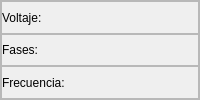
                           <widget class="QFrame" name="frame_19">
                            <property name="maximumSize">
                             <size>
                              <width>200</width>
                              <height>16777215</height>
                             </size>
                            </property>
                            <property name="frameShape">
                             <enum>QFrame::StyledPanel</enum>
                            </property>
                            <property name="frameShadow">
                             <enum>QFrame::Raised</enum>
                            </property>
                            <layout class="QVBoxLayout" name="verticalLayout_51">
                             <property name="spacing">
                              <number>0</number>
                             </property>
                             <property name="leftMargin">
                              <number>0</number>
                             </property>
                             <property name="topMargin">
                              <number>0</number>
                             </property>
                             <property name="rightMargin">
                              <number>0</number>
                             </property>
                             <property name="bottomMargin">
                              <number>0</number>
                             </property>
                             <item>
                              <widget class="QFrame" name="frame_21">
                               <property name="frameShape">
                                <enum>QFrame::StyledPanel</enum>
                               </property>
                               <property name="frameShadow">
                                <enum>QFrame::Raised</enum>
                               </property>
                               <layout class="QHBoxLayout" name="horizontalLayout_58">
                                <property name="spacing">
                                 <number>0</number>
                                </property>
                                <property name="leftMargin">
                                 <number>0</number>
                                </property>
                                <property name="topMargin">
                                 <number>0</number>
                                </property>
                                <property name="rightMargin">
                                 <number>0</number>
                                </property>
                                <property name="bottomMargin">
                                 <number>0</number>
                                </property>
                                <item>
                                 <widget class="QLabel" name="label_22">
                                  <property name="text">
                                   <string>Voltaje: </string>
                                  </property>
                                 </widget>
                                </item>
                                <item>
                                 <widget class="QLabel" name="voltaje_proyecto">
                                  <property name="text">
                                   <string/>
                                  </property>
                                 </widget>
                                </item>
                                <item>
                                 <spacer name="horizontalSpacer_41">
                                  <property name="orientation">
                                   <enum>Qt::Horizontal</enum>
                                  </property>
                                  <property name="sizeHint" stdset="0">
                                   <size>
                                    <width>114</width>
                                    <height>20</height>
                                   </size>
                                  </property>
                                 </spacer>
                                </item>
                               </layout>
                              </widget>
                             </item>
                             <item>
                              <widget class="QFrame" name="frame_22">
                               <property name="frameShape">
                                <enum>QFrame::StyledPanel</enum>
                               </property>
                               <property name="frameShadow">
                                <enum>QFrame::Raised</enum>
                               </property>
                               <layout class="QHBoxLayout" name="horizontalLayout_59">
                                <property name="spacing">
                                 <number>0</number>
                                </property>
                                <property name="leftMargin">
                                 <number>0</number>
                                </property>
                                <property name="topMargin">
                                 <number>0</number>
                                </property>
                                <property name="rightMargin">
                                 <number>0</number>
                                </property>
                                <property name="bottomMargin">
                                 <number>0</number>
                                </property>
                                <item>
                                 <widget class="QLabel" name="label_23">
                                  <property name="text">
                                   <string>Fases: </string>
                                  </property>
                                 </widget>
                                </item>
                                <item>
                                 <widget class="QLabel" name="fases_proyecto">
                                  <property name="text">
                                   <string/>
                                  </property>
                                 </widget>
                                </item>
                                <item>
                                 <spacer name="horizontalSpacer_42">
                                  <property name="orientation">
                                   <enum>Qt::Horizontal</enum>
                                  </property>
                                  <property name="sizeHint" stdset="0">
                                   <size>
                                    <width>119</width>
                                    <height>20</height>
                                   </size>
                                  </property>
                                 </spacer>
                                </item>
                               </layout>
                              </widget>
                             </item>
                             <item>
                              <widget class="QFrame" name="frame_23">
                               <property name="frameShape">
                                <enum>QFrame::StyledPanel</enum>
                               </property>
                               <property name="frameShadow">
                                <enum>QFrame::Raised</enum>
                               </property>
                               <layout class="QHBoxLayout" name="horizontalLayout_60">
                                <property name="spacing">
                                 <number>0</number>
                                </property>
                                <property name="leftMargin">
                                 <number>0</number>
                                </property>
                                <property name="topMargin">
                                 <number>0</number>
                                </property>
                                <property name="rightMargin">
                                 <number>0</number>
                                </property>
                                <property name="bottomMargin">
                                 <number>0</number>
                                </property>
                                <item>
                                 <widget class="QLabel" name="label_24">
                                  <property name="text">
                                   <string>Frecuencia: </string>
                                  </property>
                                 </widget>
                                </item>
                                <item>
                                 <widget class="QLabel" name="frecuencia_proyecto">
                                  <property name="text">
                                   <string/>
                                  </property>
                                 </widget>
                                </item>
                                <item>
                                 <spacer name="horizontalSpacer_43">
                                  <property name="orientation">
                                   <enum>Qt::Horizontal</enum>
                                  </property>
                                  <property name="sizeHint" stdset="0">
                                   <size>
                                    <width>87</width>
                                    <height>20</height>
                                   </size>
                                  </property>
                                 </spacer>
                                </item>
                               </layout>
                              </widget>
                             </item>
                            </layout>
                           </widget>
